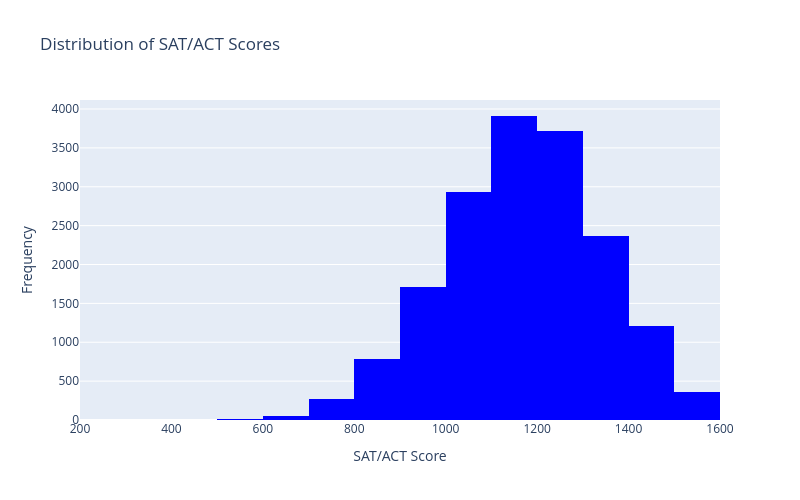

The notebook cell this image was saved under:
### Markdown cell above
### Histogram Using Plotly

### Code cell
# Create an interactive histogram
fig = px.histogram(
    df,
    x='SAT_ACT',
    color_discrete_sequence=['blue'],
    title='Distribution of SAT/ACT Scores',
    width=800,
    height=500
)

# Set interval width and starting point, and add bar borders
fig.update_traces(xbins=dict(start=200, end=1600, size=100), marker_line_color='black')

# Add axis labels
fig.update_layout(
    xaxis_title='SAT/ACT Score',
    yaxis_title='Frequency'
)

# Display the interactive chart
fig.show()

### Figure 1 — Plotly figure (JSON) as saved in the notebook; plotly's stock layout.template omitted (floating-point values rounded to 4 significant figures; data arrays with more than 128 entries replaced by an {"elided": "..."} marker saying what was removed)
{"data": [{"bingroup": "x", "hovertemplate": "SAT_ACT=%{x}<br>count=%{y}<extra></extra>", "legendgroup": "", "marker": {"color": "blue", "line": {"color": "black"}, "pattern": {"shape": ""}}, "name": "", "orientation": "v", "showlegend": false, "type": "histogram", "x": {"elided": "17339 int values"}, "xaxis": "x", "xbins": {"end": 1600, "size": 100, "start": 200}, "yaxis": "y"}], "layout": {"barmode": "relative", "height": 500, "legend": {"tracegroupgap": 0}, "title": {"text": "Distribution of SAT/ACT Scores"}, "width": 800, "xaxis": {"anchor": "y", "domain": [0, 1], "title": {"text": "SAT/ACT Score"}}, "yaxis": {"anchor": "x", "domain": [0, 1], "title": {"text": "Frequency"}}}}
